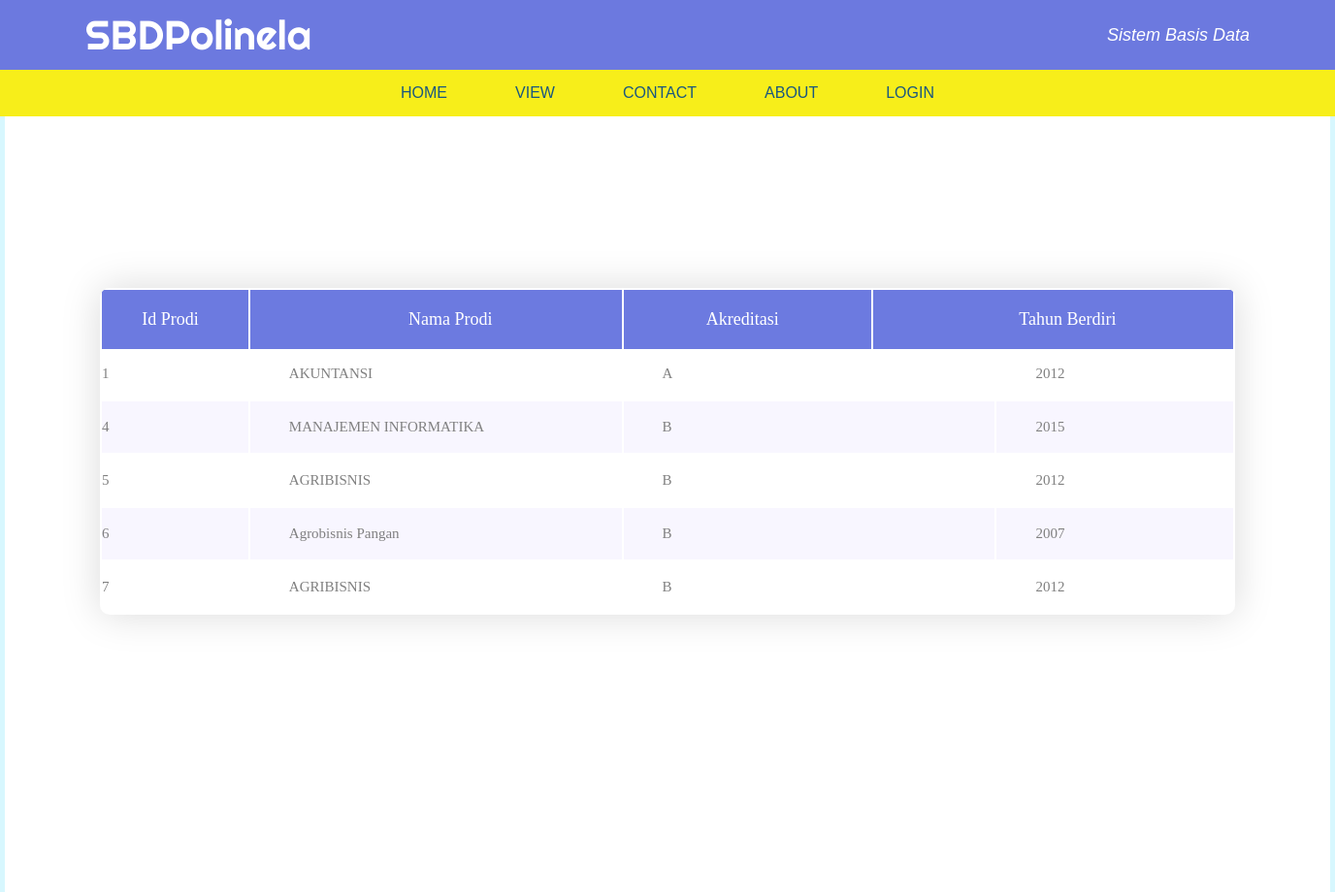
/view.php?a=listprodi, run on the app's committed database.
### tables this page shows
CREATE TABLE `prodi` (
  `idprodi` int(11) NOT NULL,
  `nmprodi` varchar(24) DEFAULT NULL,
  `akreditasi` varchar(1) DEFAULT NULL,
  `thn_berdiri` int(11) DEFAULT NULL,
  `idjenjang` varchar(1) DEFAULT NULL
);

### view.php (the view, shortened to what this page needs)
<?php
 require ("header.php");
require("koneksi.php");
$hub=$koneksi;
$a = @$_GET["a"];
switch ($a) {
 case "listprodi":
 read_dataprodi();
 break;
}
?>
<?php
function read_dataprodi(){
  global $hub;
  $query = "select * from prodi";
  $result = mysqli_query($hub,$query);
?>
<link rel="stylesheet" href="css/main.css">
<link rel="stylesheet" href="css/util.css">
  <div class="limiter">
    <div class="container-table100">
      <div class="wrap-table100">
        <div class="table100 ver1 m-b-110">
          <div class="table100-head">
            <table>
              <thead>
                <tr class="row100 head">
                  <th class="cell100 column2">Id Prodi</th>
                  <th class="cell100 column1">Nama Prodi</th>
                  <th class="cell100 column3">Akreditasi</th>
                  <th class="cell100 column1">Tahun Berdiri</th>
                </tr>
              </thead>
            </table>
          </div>
          <div class="table100-body js-pscroll">
            <table>
              <tbody>
                <tr class="row100 body">
                <?php
while ($row = mysqli_fetch_array($result)) {
?>
  <td class="cell100 column2"><?php echo $row['idprodi']; ?></td>
  <td class="cell100 column1"><?php echo $row['nmprodi']; ?></td>
  <td class="cell100 column1"><?php echo $row['akreditasi']; ?></td>
  <td class="cell100 column1"><?php echo $row['thn_berdiri']; ?></td>
</tr>
<?php
}
?>
</table>
<?php
}
?>

### css/style.css (style rules this page uses)
body { background: #D7F7FE; font-family: "Nunito", sans-serif; color: #222; }
* { transition: all .65s ease; box-sizing: border-box; }

### css/main.css (style rules this page uses)
* { margin: 0px; padding: 0px; box-sizing: border-box; }
body, html { height: 100%; font-family: sans-serif; }
.js-pscroll { position: relative; overflow: hidden; }
.limiter { width: 1366px; margin: 0 auto; }
.container-table100 { width: 100%; min-height: 100vh; background: #fff; display: -webkit-box; display: -webkit-flex; display: -moz-box; display: -ms-flexbox; display: flex; align-items: center; justify-content: center; flex-wrap: wrap; padding: 33px 30px; }
.wrap-table100 { width: 1170px; }
.table100 { background-color: #fff; }
table { width: 100%; }
th, td { font-weight: unset; padding-right: 10px; }
.column1 { width: 33%; padding-left: 40px; }
.column2 { width: 13%; }
.column3 { width: 22%; }
.table100-head th { padding-top: 18px; padding-bottom: 18px; }
.table100-body td { padding-top: 16px; padding-bottom: 16px; }
.table100 { position: relative; padding-top: 60px; }
.table100-head { position: absolute; width: 100%; top: 0; left: 0; }
.table100-body { max-height: 585px; overflow: auto; }
.table100.ver1 th { font-family: Lato-Bold; font-size: 18px; color: #fff; line-height: 1.4; background-color: #6c7ae0; }
.table100.ver1 td { font-family: Lato-Regular; font-size: 15px; color: #808080; line-height: 1.4; }
.table100.ver1 { border-radius: 10px; overflow: hidden; box-shadow: 0 0px 40px 0px rgba(0, 0, 0, 0.15); -moz-box-shadow: 0 0px 40px 0px rgba(0, 0, 0, 0.15); -webkit-box-shadow: 0 0px 40px 0px rgba(0, 0, 0, 0.15); -o-box-shadow: 0 0px 40px 0px rgba(0, 0, 0, 0.15); -ms-box-shadow: 0 0px 40px 0px rgba(0, 0, 0, 0.15); }

### data on the page
prodi: idprodi "1", nmprodi "AKUNTANSI", akreditasi "A", thn_berdiri "2012"
prodi: idprodi "4", nmprodi "MANAJEMEN INFORMATIKA", akreditasi "B", thn_berdiri "2015"
prodi: idprodi "5", nmprodi "AGRIBISNIS", akreditasi "B", thn_berdiri "2012"
prodi: idprodi "6", nmprodi "Agrobisnis Pangan", akreditasi "B", thn_berdiri "2007"
prodi: idprodi "7", nmprodi "AGRIBISNIS", akreditasi "B", thn_berdiri "2012"
